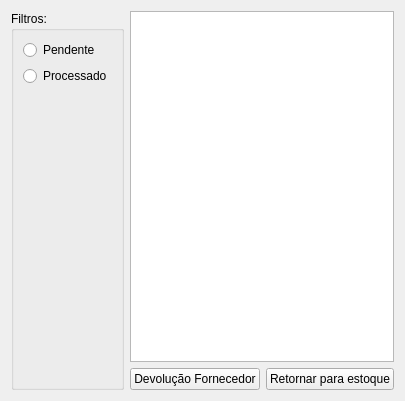
<?xml version="1.0" encoding="UTF-8"?>
<ui version="4.0">
 <class>WidgetCompraDevolucao</class>
 <widget class="QWidget" name="WidgetCompraDevolucao">
  <property name="geometry">
   <rect>
    <x>0</x>
    <y>0</y>
    <width>386</width>
    <height>401</height>
   </rect>
  </property>
  <property name="windowTitle">
   <string>Dialog</string>
  </property>
  <layout class="QGridLayout" name="gridLayout_2">
   <item row="0" column="0">
    <layout class="QGridLayout" name="gridLayout">
     <item row="0" column="1" colspan="2">
      <widget class="TableView" name="table">
       <property name="mouseTracking">
        <bool>true</bool>
       </property>
       <property name="editTriggers">
        <set>QAbstractItemView::NoEditTriggers</set>
       </property>
       <property name="selectionMode">
        <enum>QAbstractItemView::SingleSelection</enum>
       </property>
       <property name="selectionBehavior">
        <enum>QAbstractItemView::SelectRows</enum>
       </property>
       <property name="sortingEnabled">
        <bool>true</bool>
       </property>
      </widget>
     </item>
     <item row="1" column="1">
      <widget class="QPushButton" name="pushButtonDevolucaoFornecedor">
       <property name="enabled">
        <bool>true</bool>
       </property>
       <property name="text">
        <string>Devolução Fornecedor</string>
       </property>
      </widget>
     </item>
     <item row="1" column="2">
      <widget class="QPushButton" name="pushButtonRetornarEstoque">
       <property name="text">
        <string>Retornar para estoque</string>
       </property>
      </widget>
     </item>
     <item row="0" column="0" rowspan="2">
      <widget class="QGroupBox" name="groupBox_6">
       <property name="enabled">
        <bool>true</bool>
       </property>
       <property name="sizePolicy">
        <sizepolicy hsizetype="Fixed" vsizetype="Preferred">
         <horstretch>0</horstretch>
         <verstretch>0</verstretch>
        </sizepolicy>
       </property>
       <property name="title">
        <string>Filtros:</string>
       </property>
       <layout class="QGridLayout" name="gridLayout_35">
        <item row="0" column="0">
         <widget class="QRadioButton" name="radioButtonFiltroPendente">
          <property name="enabled">
           <bool>true</bool>
          </property>
          <property name="text">
           <string>Pendente</string>
          </property>
         </widget>
        </item>
        <item row="1" column="0">
         <widget class="QRadioButton" name="radioButtonFiltroDevolvido">
          <property name="enabled">
           <bool>true</bool>
          </property>
          <property name="text">
           <string>Processado</string>
          </property>
         </widget>
        </item>
        <item row="2" column="0">
         <spacer name="verticalSpacer_6">
          <property name="orientation">
           <enum>Qt::Vertical</enum>
          </property>
          <property name="sizeHint" stdset="0">
           <size>
            <width>20</width>
            <height>290</height>
           </size>
          </property>
         </spacer>
        </item>
       </layout>
      </widget>
     </item>
    </layout>
   </item>
  </layout>
 </widget>
 <customwidgets>
  <customwidget>
   <class>TableView</class>
   <extends>QTableView</extends>
   <header>src/tableview.h</header>
  </customwidget>
 </customwidgets>
 <resources/>
 <connections/>
</ui>
